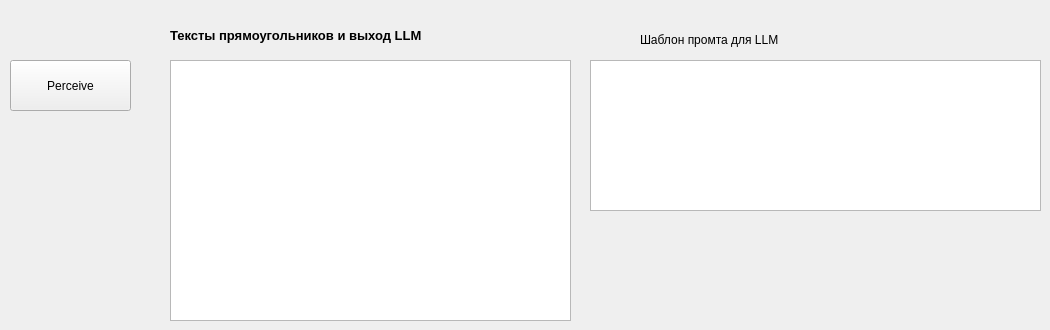
      <widget class="QWidget" name="PerceiveNodeTab">
       <attribute name="title">
        <string>PerceiveNode</string>
       </attribute>
       <widget class="QPushButton" name="perceiveButton">
        <property name="geometry">
         <rect>
          <x>10</x>
          <y>60</y>
          <width>121</width>
          <height>51</height>
         </rect>
        </property>
        <property name="text">
         <string>Perceive</string>
        </property>
       </widget>
       <widget class="QPlainTextEdit" name="consoleText">
        <property name="geometry">
         <rect>
          <x>170</x>
          <y>60</y>
          <width>401</width>
          <height>261</height>
         </rect>
        </property>
       </widget>
       <widget class="QLabel" name="label_12">
        <property name="geometry">
         <rect>
          <x>170</x>
          <y>20</y>
          <width>391</width>
          <height>31</height>
         </rect>
        </property>
        <property name="text">
         <string>&lt;html&gt;&lt;head/&gt;&lt;body&gt;&lt;p&gt;&lt;span style=&quot; font-size:10pt; font-weight:700;&quot;&gt;Тексты прямоугольников и выход LLM&lt;/span&gt;&lt;/p&gt;&lt;/body&gt;&lt;/html&gt;</string>
        </property>
       </widget>
       <widget class="QLabel" name="label_13">
        <property name="geometry">
         <rect>
          <x>640</x>
          <y>30</y>
          <width>221</width>
          <height>20</height>
         </rect>
        </property>
        <property name="text">
         <string>&lt;html&gt;&lt;head/&gt;&lt;body&gt;&lt;p&gt;Шаблон промта для LLM&lt;/p&gt;&lt;/body&gt;&lt;/html&gt;</string>
        </property>
       </widget>
       <widget class="QPlainTextEdit" name="perceiveLlmPromt">
        <property name="geometry">
         <rect>
          <x>590</x>
          <y>60</y>
          <width>451</width>
          <height>151</height>
         </rect>
        </property>
       </widget>
      </widget>
